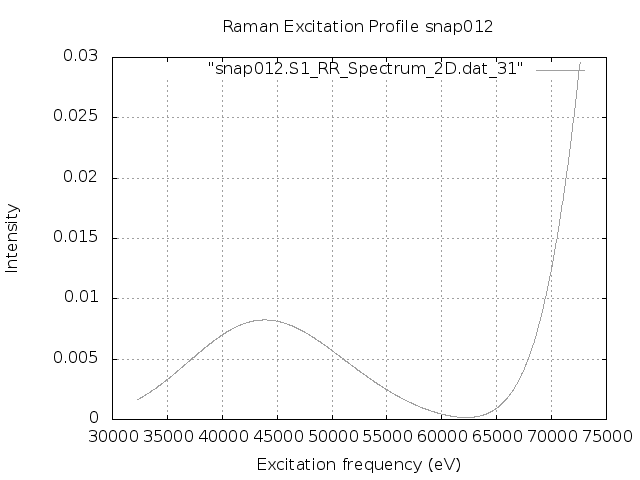

This figure's gnuplot source:
set terminal png
set output "snap012.S1.REP_frozen.png"
set xlabel 'Excitation frequency (eV)'
set ylabel 'Intensity'
set title "Raman Excitation Profile snap012"
set grid
set autoscale
plot "snap012.S1_RR_Spectrum_2D.dat_31" with lines lc "blue"
exit
